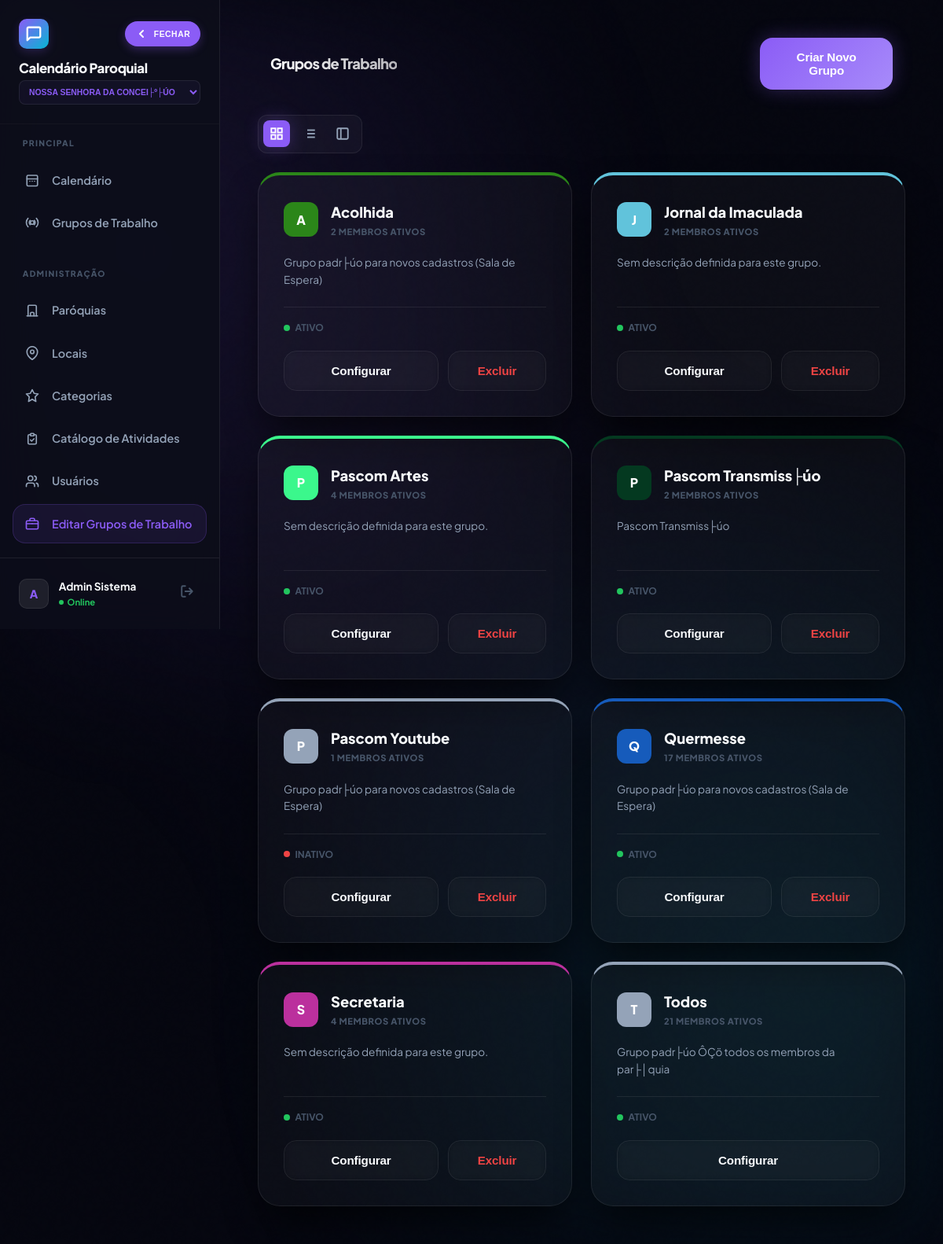
Page /grupos_trabalho.php (signed in) on the earlier database version.
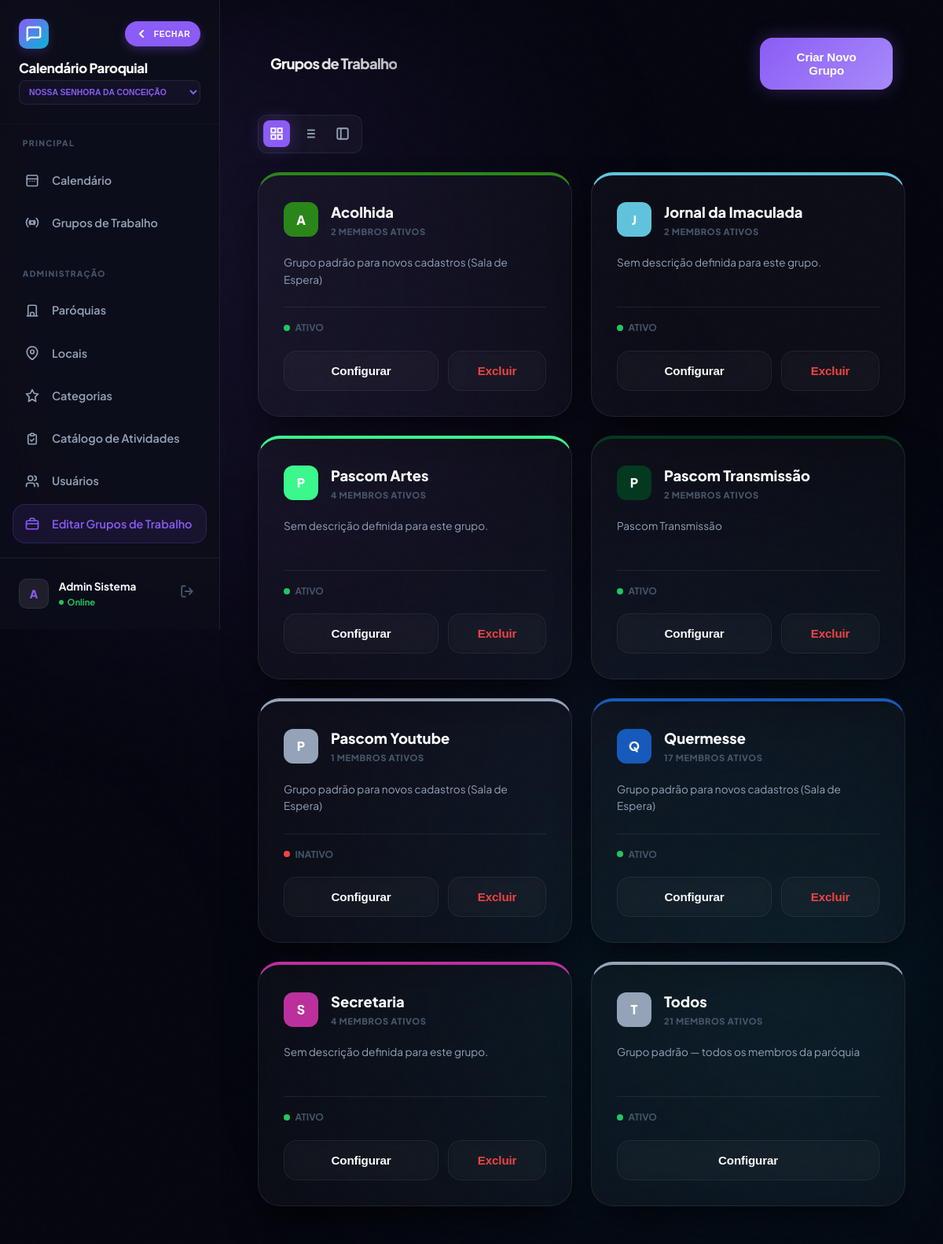
Same page on the later database version.
### tables this page shows
CREATE TABLE `grupos_trabalho` (
  `id` int(10) unsigned NOT NULL AUTO_INCREMENT,
  `paroquia_id` int(10) unsigned NOT NULL,
  `nome` varchar(100) NOT NULL,
  `descricao` text DEFAULT NULL,
  `cor` varchar(7) DEFAULT '#3b82f6',
  `visivel` tinyint(1) DEFAULT 1,
  `ativo` tinyint(1) DEFAULT 1,
  PRIMARY KEY (`id`)
);

### config.php (called while the page is built, shortened)
<?php
function h(mixed $v): string {
    return htmlspecialchars((string)($v ?? ''), ENT_QUOTES, 'UTF-8');
}
?>

### functions.php (called while the page is built, shortened)
<?php
require_once __DIR__ . '/config.php';
function current_paroquia_id(): int {
    return (int)($_SESSION['paroquia_id'] ?? 0);
}
?>

### grupos_trabalho.php (the view, shortened to what the changed rows need)
<?php
require_once 'functions.php';
$pid = current_paroquia_id();
$my_user_id = (int)($_SESSION['usuario_id'] ?? 0);
$is_master_global = has_level(0) || $my_user_id === 1;
if ($is_master_global) {
    $sqlGroups = "SELECT g.*, (SELECT COUNT(*) FROM usuario_grupos WHERE grupo_id = g.id) as total_membros FROM grupos_trabalho g WHERE g.paroquia_id = $pid ORDER BY g.nome ASC";
} else {
    $sqlGroups = "SELECT g.*, (SELECT COUNT(*) FROM usuario_grupos WHERE grupo_id = g.id) as total_membros
                  FROM grupos_trabalho g
                  INNER JOIN usuario_grupos ug ON ug.grupo_id = g.id AND ug.usuario_id = $my_user_id
                  WHERE g.paroquia_id = $pid AND g.ativo = 1 ORDER BY g.nome ASC";
}
$grupos = $conn->query($sqlGroups);
?>
<!DOCTYPE html>
<html lang="pt-BR">
<head>
    <link rel="stylesheet" href="style.css?v=2.4.5"
        <link rel="stylesheet" href="css/responsive.css?v=2.4.5">
</head>
<body>
    <div class="app-shell">
        <?php include 'sidebar.php'; ?>
        <main class="main-content">
            <header class="calendar-header animate-in" style="margin-bottom: 2rem; display: flex; align-items: center; padding: 0 1rem;">
                <div style="display: flex; align-items: center; justify-content: space-between; width: 100%; gap: 1rem;">
                    <h1 class="gradient-text" style="font-size: 1.15rem; margin: 0; white-space: nowrap; overflow: hidden; text-overflow: ellipsis;">Grupos de Trabalho</h1>
                </div>
            </header>
            <div id="groupsContainer" class="groups-grid animate-in" style="animation-delay: 0.1s;">
                <?php while ($g = $grupos->fetch_assoc()): ?>
                <article class="glass group-card" style="border-top-color: <?= $g['cor'] ?>;">
                    <div class="grp-header">
                        <div class="grp-icon" style="background: <?= $g['cor'] ?>;">
                            <?= mb_substr(h($g['nome']), 0, 1) ?>
                        </div>
                        <div class="grp-title">
                            <h3><?= h($g['nome']) ?></h3>
                            <p><?= $g['total_membros'] ?> MEMBROS ATIVOS</p>
                        </div>
                    </div>
                    <div class="grp-desc">
                        <?= h($g['descricao'] ?: 'Sem descrição definida para este grupo.') ?>
                    </div>
                    <div class="grp-stats">
                        <div class="stat-item">
                            <span class="stat-icon <?= $g['ativo'] ? '' : 'inactive' ?>"></span>
                            <?= $g['ativo'] ? 'ATIVO' : 'INATIVO' ?>
                        </div>
                    </div>
                    <div class="grp-footer">
                        <button onclick='editGroup(<?= json_encode($g) ?>)' class="btn btn-ghost" style="flex: 1;">Configurar</button>
                        <?php if ($g['nome'] !== 'Todos'): ?>
                        <form method="POST" style="flex: 1;">
                            <button type="button" class="btn btn-ghost" style="width: 100%; color: #ef4444;" onclick="return confirmForm(this, 'Remover este grupo permanentemente?')">Excluir</button>
                        </form>
                        <?php endif; ?>
                    </div>
                </article>
                <?php endwhile; ?>
            </div>
        </main>
    </div>
</body>
</html>

### sidebar.php (shortened to what the changed rows need)
<?php
require_once 'config.php';
$parish_name = 'Igreja Católica';
$pid = $_SESSION['paroquia_id'] ?? 0;
if ($pid > 0) {
    $stmt = $conn->prepare("SELECT nome FROM paroquias WHERE id = ?");
    $stmt->bind_param('i', $pid);
    $stmt->execute();
    $resParish = $stmt->get_result();
    if ($resParish && $resParish->num_rows > 0) {
        $parish_name = $resParish->fetch_assoc()['nome'];
    }
}
$all_parishes = [];
if (userCanSwitchParish()) {
    $p_res = $conn->query("SELECT id, nome FROM paroquias ORDER BY nome");
    if ($p_res) {
        while ($p_row = $p_res->fetch_assoc()) {
            $all_parishes[] = $p_row;
        }
    }
}
?>
<aside class="sidebar" id="mainSidebar">
    <div class="sidebar-header">
        <div class="brand-details">
            <span class="brand-text">Calendário Paroquial</span>
            <?php if (count($all_parishes) > 1): ?>
                <select class="brand-sub-select" onchange="window.location.href='select_paroquia.php?id='+this.value">
                    <?php foreach($all_parishes as $p): ?>
                        <option value="<?= $p['id'] ?>" <?= $p['id'] == $pid ? 'selected' : '' ?>><?= h($p['nome']) ?></option>
                    <?php endforeach; ?>
                </select>
            <?php else: ?>
                <span class="brand-sub"><?= h($parish_name) ?></span>
            <?php endif; ?>
        </div>
    </div>
</aside>

Differences in the rows shown:
changed grupos_trabalho "Acolhida": descricao "Grupo padr├úo para novos cadastros (Sala de Espera)" → "Grupo padrão para novos cadastros (Sala de Espera)"
changed grupos_trabalho: nome "Pascom Transmiss├úo" → "Pascom Transmissão"; descricao "Pascom Transmiss├úo" → "Pascom Transmissão"
changed grupos_trabalho "Pascom Youtube": descricao "Grupo padr├úo para novos cadastros (Sala de Espera)" → "Grupo padrão para novos cadastros (Sala de Espera)"
changed grupos_trabalho "Quermesse": descricao "Grupo padr├úo para novos cadastros (Sala de Espera)" → "Grupo padrão para novos cadastros (Sala de Espera)"
changed grupos_trabalho "Todos": descricao "Grupo padr├úo ÔÇö todos os membros da par├│quia" → "Grupo padrão — todos os membros da paróquia"
Other differences:
form field value: "Nossa Senhora da Concei├º├úo" → "Nossa Senhora da Conceição"
